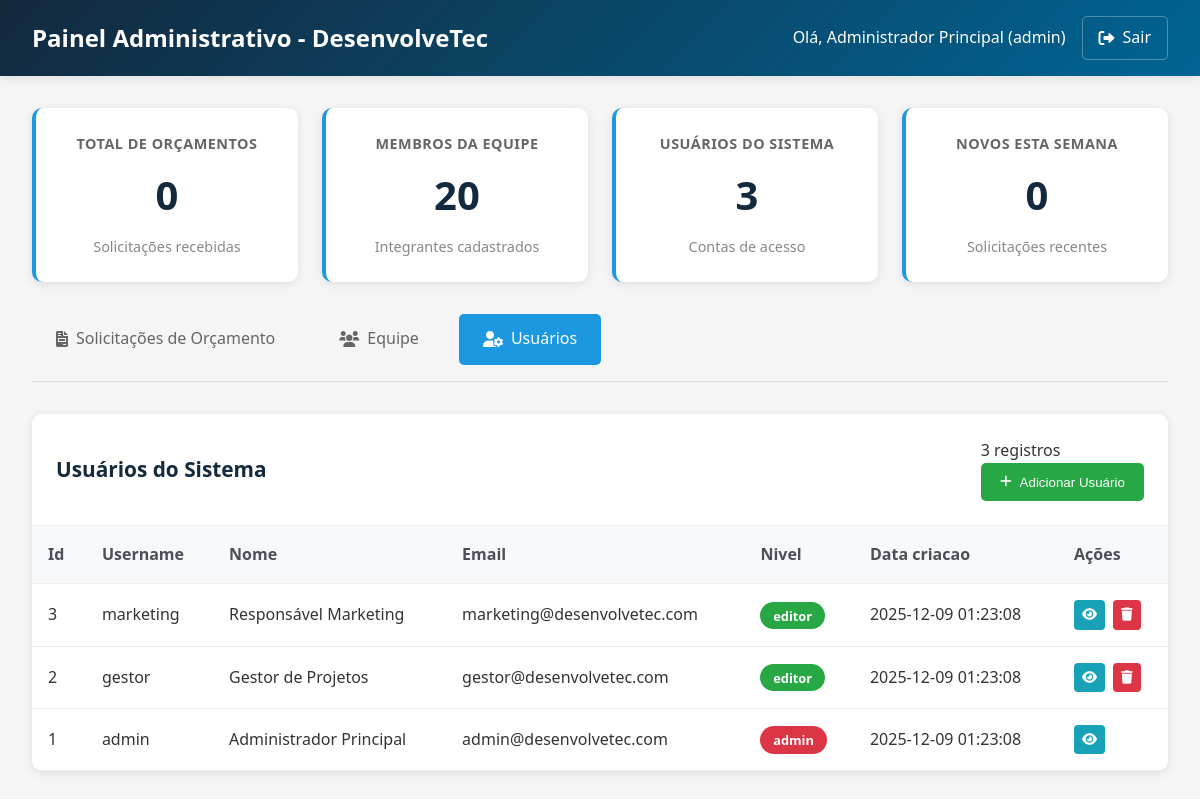
The app's page /admin_dashboard.php?tabela=usuarios (signed in) with its own data.
### tables this page shows
CREATE TABLE IF NOT EXISTS usuarios (
    id INT PRIMARY KEY AUTO_INCREMENT,
    username VARCHAR(50) NOT NULL UNIQUE,
    password VARCHAR(255) NOT NULL,
    nome VARCHAR(100) NOT NULL,
    email VARCHAR(100) NOT NULL,
    nivel ENUM('admin', 'editor') DEFAULT 'editor',
    data_criacao TIMESTAMP DEFAULT CURRENT_TIMESTAMP,
    ultimo_login TIMESTAMP NULL,
    ativo BOOLEAN DEFAULT TRUE
);

### admin_dashboard.php (the view, shortened to what this page needs)
<?php
$conn = new mysqli("localhost", "root", "", "desenvolvetec");
$tabela = $_GET['tabela'] ?? 'orcamentos';
$dados = [];
$colunas = [];
if ($tabela === 'orcamentos') {
    $result = $conn->query("SELECT * FROM orcamentos ORDER BY id DESC");
    if ($result) {
        while ($row = $result->fetch_assoc()) {
            $dados[] = $row;
        }
        if (!empty($dados)) {
            $colunas = array_keys($dados[0]);
        }
    }
} elseif ($tabela === 'usuarios' && isset($_SESSION['admin_nivel']) && $_SESSION['admin_nivel'] === 'admin') {
    $result = $conn->query("SELECT id, username, nome, email, nivel, data_criacao FROM usuarios ORDER BY id DESC");
    if ($result) {
        while ($row = $result->fetch_assoc()) {
            $dados[] = $row;
        }
        if (!empty($dados)) {
            $colunas = array_keys($dados[0]);
        }
    }
}
$total_orcamentos = $conn->query("SELECT COUNT(*) as total FROM orcamentos")->fetch_assoc()['total'];
$total_equipe = $conn->query("SELECT COUNT(*) as total FROM equipe")->fetch_assoc()['total'];
$total_usuarios = $conn->query("SELECT COUNT(*) as total FROM usuarios")->fetch_assoc()['total'];
$orcamentos_recentes = $conn->query("SELECT COUNT(*) as total FROM orcamentos WHERE data_envio >= NOW() - INTERVAL 7 DAY")->fetch_assoc()['total'];
?>
<!DOCTYPE html>
<html lang="pt-BR">
<head>
    <link rel="stylesheet" href="https://cdnjs.cloudflare.com/ajax/libs/font-awesome/6.0.0-beta3/css/all.min.css">
</head>
<body>
    <div class="header">
        <h1>Painel Administrativo - DesenvolveTec</h1>
        <div class="user-info">
            <span>Olá, <?php echo isset($_SESSION['admin_nome']) ? $_SESSION['admin_nome'] : 'Usuário'; ?> (<?php echo isset($_SESSION['admin_nivel']) ? $_SESSION['admin_nivel'] : 'N/A'; ?>)</span>
            <a href="?logout=true" class="logout-btn">
                <i class="fas fa-sign-out-alt"></i> Sair
            </a>
        </div>
    </div>
    <div class="container">
        <div class="stats">
            <div class="stat-card">
                <h3>Total de Orçamentos</h3>
                <div class="number"><?php echo $total_orcamentos; ?></div>
                <div class="subtitle">Solicitações recebidas</div>
            </div>
            <div class="stat-card">
                <h3>Membros da Equipe</h3>
                <div class="number"><?php echo $total_equipe; ?></div>
                <div class="subtitle">Integrantes cadastrados</div>
            </div>
            <div class="stat-card">
                <h3>Usuários do Sistema</h3>
                <div class="number"><?php echo $total_usuarios; ?></div>
                <div class="subtitle">Contas de acesso</div>
            </div>
            <div class="stat-card">
                <h3>Novos esta semana</h3>
                <div class="number"><?php echo $orcamentos_recentes; ?></div>
                <div class="subtitle">Solicitações recentes</div>
            </div>
        </div>
        <div class="tabs">
            <a href="?tabela=orcamentos" class="tab <?php echo $tabela === 'orcamentos' ? 'active' : ''; ?>">
                <i class="fas fa-file-invoice"></i> Solicitações de Orçamento
            </a>
            <a href="?tabela=equipe" class="tab <?php echo $tabela === 'equipe' ? 'active' : ''; ?>">
                <i class="fas fa-users"></i> Equipe
            </a>
            <?php if (isset($_SESSION['admin_nivel']) && $_SESSION['admin_nivel'] === 'admin'): ?>
            <a href="?tabela=usuarios" class="tab <?php echo $tabela === 'usuarios' ? 'active' : ''; ?>">
                <i class="fas fa-user-cog"></i> Usuários
            </a>
            <?php endif; ?>
        </div>
        <div class="data-container">
            <div class="table-header">
                <h2>
                    <?php
                    if ($tabela === 'orcamentos') echo 'Solicitações de Orçamento';
                    elseif ($tabela === 'equipe') echo 'Membros da Equipe';
                    elseif ($tabela === 'usuarios') echo 'Usuários do Sistema';
                    ?>
                </h2>
                <div>
                    <span><?php echo count($dados); ?> registros</span>
                    <?php if ($tabela === 'usuarios' && isset($_SESSION['admin_nivel']) && $_SESSION['admin_nivel'] === 'admin'): ?>
                    <button class="add-btn" onclick="abrirModalAdicionarUsuario()">
                        <i class="fas fa-plus"></i> Adicionar Usuário
                    </button>
                    <?php endif; ?>
                </div>
            </div>
            <?php if (!empty($dados)): ?>
                <table class="data-table">
                    <thead>
                        <tr>
                            <?php foreach ($colunas as $coluna): ?>
                                <th><?php echo ucfirst(str_replace('_', ' ', $coluna)); ?></th>
                            <?php endforeach; ?>
                            <th>Ações</th>
                        </tr>
                    </thead>
                    <tbody>
                        <?php foreach ($dados as $linha): ?>
                            <tr>
                                <?php foreach ($colunas as $coluna): ?>
                                    <td>
                                        <?php
                                        $value = $linha[$coluna] ?? '';
                                        if ($coluna === 'foto') {
                                            if (!empty($value)) {
                                                echo '<img src="' . htmlspecialchars($value) . '" width="50" height="50" style="object-fit: cover; border-radius: 5px;" onerror="this.style.display=\'none\'; this.nextElementSibling.style.display=\'flex\';">';
                                                echo '<div style="width:50px; height:50px; background:#ddd; border-radius:5px; display:none; align-items:center; justify-content:center; color:#666; font-size:12px;">';
                                                echo '<i class="fas fa-user"></i>';
                                                echo '</div>';
                                            } else {
                                                echo '<div style="width:50px; height:50px; background:#ddd; border-radius:5px; display:flex; align-items:center; justify-content:center; color:#666;">';
                                                echo '<i class="fas fa-user"></i>';
                                                echo '</div>';
                                            }
                                        } elseif ($coluna === 'servicos' && !empty($value)) {
                                            echo '<div title="' . htmlspecialchars($value) . '" style="max-width: 200px; overflow: hidden; text-overflow: ellipsis; white-space: nowrap;">' . htmlspecialchars($value) . '</div>';
                                        } elseif ($coluna === 'detalhes' && !empty($value)) {
                                            echo '<div title="' . htmlspecialchars($value) . '" style="max-width: 300px; overflow: hidden; text-overflow: ellipsis; white-space: nowrap;">' . htmlspecialchars($value) . '</div>';
                                        } elseif ($coluna === 'nivel') {
                                            echo '<span class="nivel-badge ' . htmlspecialchars($value) . '">' . htmlspecialchars($value) . '</span>';
                                        } else {
                                            echo htmlspecialchars($value);
                                        }
                                        ?>
                                    </td>
                                <?php endforeach; ?>
                                <td>
                                    <div class="actions">
                                        <button class="btn btn-view" onclick="verDetalhes(<?php echo htmlspecialchars(json_encode($linha)); ?>)">
                                            <i class="fas fa-eye"></i>
                                        </button>
                                        <?php if (($tabela === 'equipe') || ($tabela === 'usuarios' && isset($_SESSION['admin_id']) && $linha['id'] != $_SESSION['admin_id'])): ?>
                                        <button class="btn btn-delete" onclick="confirmarExclusao(<?php echo $linha['id']; ?>, '<?php echo $tabela; ?>')">
                                            <i class="fas fa-trash"></i>
                                        </button>
                                        <?php endif; ?>
                                    </div>
                                </td>
                            </tr>
                        <?php endforeach; ?>
                    </tbody>
                </table>
            <?php else: ?>
                <div class="empty-message">
                    Nenhum registro encontrado na tabela <?php echo $tabela; ?>.
                </div>
            <?php endif; ?>
        </div>
    </div>
</body>
</html>

### admin_dashboard.php (style rules this page uses)
* { margin: 0; padding: 0; box-sizing: border-box; }
body { font-family: 'Segoe UI', Tahoma, Geneva, Verdana, sans-serif; background-color: #f5f5f5; color: #333; line-height: 1.6; }
.header { background: linear-gradient(135deg, #13293D, #006494); color: white; padding: 1rem 2rem; display: flex; justify-content: space-between; align-items: center; box-shadow: 0 2px 10px rgba(0,0,0,0.1); }
.header h1 { font-size: 1.5rem; font-weight: 600; }
.user-info { display: flex; align-items: center; gap: 1rem; }
.logout-btn { color: white; text-decoration: none; padding: 0.5rem 1rem; border: 1px solid rgba(255,255,255,0.3); border-radius: 5px; transition: all 0.3s ease; display: flex; align-items: center; gap: 0.5rem; }
.container { max-width: 1200px; margin: 0 auto; padding: 2rem; }
.stats { display: grid; grid-template-columns: repeat(auto-fit, minmax(250px, 1fr)); gap: 1.5rem; margin-bottom: 2rem; }
.stat-card { background: white; padding: 1.5rem; border-radius: 10px; box-shadow: 0 2px 10px rgba(0,0,0,0.1); text-align: center; border-left: 4px solid #1B98E0; }
.stat-card h3 { color: #666; font-size: 0.9rem; margin-bottom: 0.5rem; text-transform: uppercase; letter-spacing: 0.5px; }
.number { font-size: 2.5rem; font-weight: bold; color: #13293D; margin: 0.5rem 0; }
.subtitle { color: #888; font-size: 0.9rem; }
.tabs { display: flex; gap: 1rem; margin-bottom: 2rem; border-bottom: 1px solid #ddd; padding-bottom: 1rem; }
.tab { padding: 0.8rem 1.5rem; text-decoration: none; color: #666; border-radius: 5px; transition: all 0.3s ease; display: flex; align-items: center; gap: 0.5rem; }
.tab.active { background: #1B98E0; color: white; }
.data-container { background: white; border-radius: 10px; box-shadow: 0 2px 10px rgba(0,0,0,0.1); overflow: hidden; }
.table-header { padding: 1.5rem; border-bottom: 1px solid #eee; display: flex; justify-content: space-between; align-items: center; }
.table-header h2 { color: #13293D; font-size: 1.3rem; }
.add-btn { background: #28a745; color: white; border: none; padding: 0.7rem 1.2rem; border-radius: 5px; cursor: pointer; display: flex; align-items: center; gap: 0.5rem; transition: background 0.3s ease; }
.data-table { width: 100%; border-collapse: collapse; }
.data-table th, .data-table td { padding: 1rem; text-align: left; border-bottom: 1px solid #eee; }
.data-table th { background: #f8f9fa; font-weight: 600; color: #495057; }
.actions { display: flex; gap: 0.5rem; }
.btn { padding: 0.5rem; border: none; border-radius: 4px; cursor: pointer; transition: all 0.3s ease; display: flex; align-items: center; justify-content: center; }
.btn-view { background: #17a2b8; color: white; }
.btn-delete { background: #dc3545; color: white; }
.nivel-badge { padding: 0.3rem 0.8rem; border-radius: 20px; font-size: 0.8rem; font-weight: 600; background: #28a745; color: white; }
.nivel-badge.admin { background: #dc3545; }

### records on screen
usuarios: id "3", username "marketing", nome "Responsável Marketing", email "marketing@desenvolvetec.com", nivel "editor", data_criacao "2025-12-09 01:23:08"
usuarios: id "2", username "gestor", nome "Gestor de Projetos", email "gestor@desenvolvetec.com", nivel "editor", data_criacao "2025-12-09 01:23:08"
usuarios: id "1", username "admin", nome "Administrador Principal", email "admin@desenvolvetec.com", nivel "admin", data_criacao "2025-12-09 01:23:08"

### other values on screen
$_SESSION['admin_nome'] "Administrador Principal"
$_SESSION['admin_nivel'] "admin"
$total_orcamentos "0"
$total_equipe "20"
$total_usuarios "3"
$orcamentos_recentes "0"
count($dados) "3"
str_replace('_', ' ', $coluna) "Id"
str_replace('_', ' ', $coluna) "Username"
str_replace('_', ' ', $coluna) "Nome"
str_replace('_', ' ', $coluna) "Email"
str_replace('_', ' ', $coluna) "Nivel"
str_replace('_', ' ', $coluna) "Data criacao"
